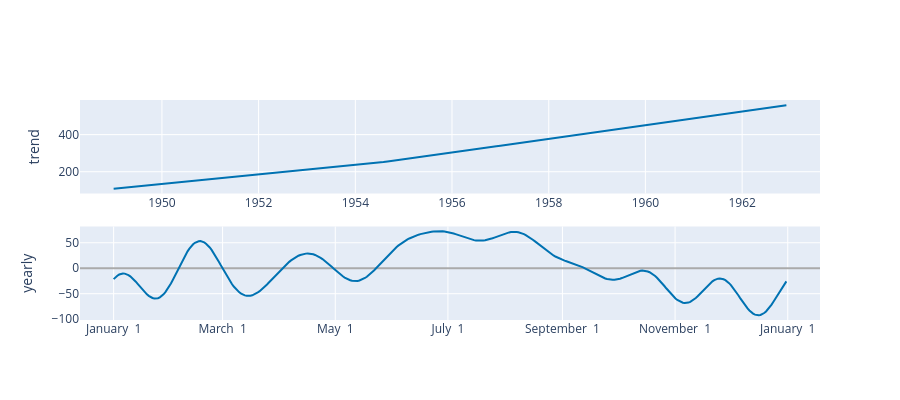

This figure's notebook cell:
### Markdown cell above
## 7. Interpreting Components
This is the most important part for engineers. We can see exactly what makes up the prediction:
1. **Trend**: The underlying growth.
2. **Yearly Seasonality**: Which months are busiest (Holidays/Vacation).

### Code cell
# Plot the components (Trend and Seasonality)
from prophet.plot import plot_components_plotly
plot_components_plotly(m, forecast)

### Figure 1 — Plotly figure (JSON) as saved in the notebook; plotly's stock layout.template omitted (floating-point values rounded to 4 significant figures; data arrays with more than 128 entries replaced by an {"elided": "..."} marker saying what was removed)
{"data": [{"line": {"color": "#0072B2", "width": 2}, "mode": "lines", "name": "trend", "type": "scatter", "x": {"elided": "168 str values"}, "xaxis": "x", "y": {"elided": "168 float values"}, "yaxis": "y"}, {"line": {"color": "rgba(0, 114, 178, 0.2)", "width": 0}, "mode": "lines", "name": "trend_upper", "type": "scatter", "x": {"elided": "168 str values"}, "xaxis": "x", "y": {"elided": "168 float values"}, "yaxis": "y"}, {"fill": "tonexty", "fillcolor": "rgba(0, 114, 178, 0.2)", "line": {"color": "rgba(0, 114, 178, 0.2)", "width": 0}, "mode": "lines", "name": "trend_lower", "type": "scatter", "x": {"elided": "168 str values"}, "xaxis": "x", "y": {"elided": "168 float values"}, "yaxis": "y"}, {"line": {"color": "#0072B2", "width": 2}, "mode": "lines", "name": "yearly", "type": "scatter", "x": {"elided": "365 str values"}, "xaxis": "x2", "y": {"elided": "365 float values"}, "yaxis": "y2"}], "layout": {"height": 400, "showlegend": false, "width": 900, "xaxis": {"anchor": "y", "domain": [0, 1], "range": ["1948-04-21T21:36:00", "1963-08-12T02:24:00"], "type": "date"}, "xaxis2": {"anchor": "y2", "domain": [0, 1], "range": ["2016-12-13T18:54:02.958904115", "2018-01-18T11:04:57.863013581"], "tickformat": "%B %e", "type": "date"}, "yaxis": {"anchor": "x", "domain": [0.575, 1], "rangemode": "normal", "title": {"text": "trend"}, "zerolinecolor": "#AAA"}, "yaxis2": {"anchor": "x2", "domain": [0, 0.425], "title": {"text": "yearly"}, "zerolinecolor": "#AAA"}}}
